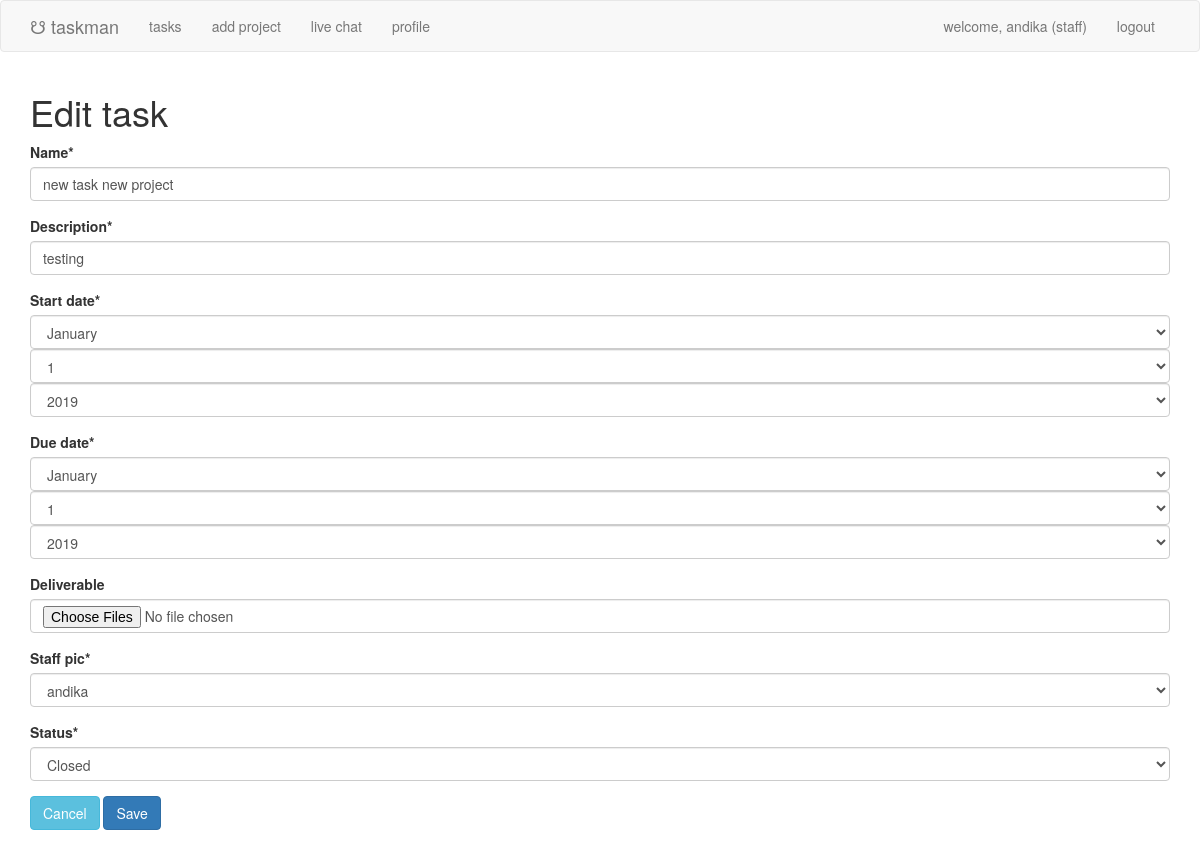
The page /task/8/edit/ (signed in) on the database its author committed.
### taskapp/models.py (models this page shows, shortened)
class Task(models.Model):
    name = models.CharField(max_length=256, default='')
    description = models.CharField(max_length=1024, default='')
    start_date = models.DateField('Start date')
    due_date = models.DateField('Due date')
    project = models.ForeignKey(Project, on_delete=models.CASCADE, related_name='project')
    staff_pic = models.ForeignKey(Staff, on_delete=models.CASCADE, related_name='staff_pic')
    deliverable = models.FileField('Deliverable', blank=True, null=True, upload_to='deliverable/')
    status = models.CharField(max_length=20, choices=[(tag, tag.value) for tag in TaskStatus])
    history = HistoricalRecords()

### taskapp/views.py (the view)
# urls.py: path('task/<int:id>/edit/', views.task_edit, name='task_edit'),
@login_required(login_url='/login/')
def task_edit(request, id):
    task = get_object_or_404(Task, pk=id)
    if request.method == 'POST':
        form = TaskForm(request.POST, initial={'name': task.name, 'description': task.description,
                                               'start_date': task.start_date, 'due_date': task.due_date,
                                               'project': task.project, 'staff_pic': task.staff_pic,
                                               'deliverable': task.deliverable, 'status': task.status
                                               })
        if form.is_valid():
            new_staff_pic = get_object_or_404(Staff, pk=form['staff_pic'].value())
            task.name = form['name'].value()
            task.description = form['description'].value()
            task.start_date = form['start_date'].value()
            task.due_date = form['due_date'].value()
            task.staff_pic = new_staff_pic
            task.deliverable = form['deliverable'].value()
            task.status = form['status'].value()
            task.save()
            return redirect('tasks:index')
    else:
        form = TaskForm(initial={'name': task.name, 'description': task.description,
                                               'start_date': task.start_date, 'due_date': task.due_date,
                                               'project': task.project, 'staff_pic': task.staff_pic,
                                               'deliverable': task.deliverable, 'status': task.status
                                               })
    return render(request, 'tasks/general_form.html', context={'form': form, 'string': 'Edit task'})

### taskapp/forms.py
class TaskForm(forms.Form):
    name = forms.CharField(max_length=256)
    description = forms.CharField(max_length=1024)
    start_date = forms.DateField(widget=forms.SelectDateWidget())
    due_date = forms.DateField(widget=forms.SelectDateWidget())
    deliverable = forms.FileField(widget=forms.ClearableFileInput(attrs={'multiple': True}),required=False)
    staff_pic = forms.ChoiceField(choices=[(staff.user.id, staff.user.username) for staff in Staff.objects.all()])
    status = forms.ChoiceField(choices=[(tag, tag.value) for tag in TaskStatus])

### taskapp/templates/tasks/general_form.html (shortened to what this page needs)
{% extends 'tasks/bootstrap.html' %}
{% load crispy_forms_tags %}
{% block content %}
    <h1 class="tasks-title">{{ string }}</h1>
    <form class="general-form" method="post" enctype="multipart/form-data">
        {{ form|crispy }}
        <a href="javascript:window.history.back()" class="btn btn-info" role="button">Cancel</a>
        <button type="submit" class="btn btn-primary">Save</button>
    </form>
{% endblock %}

### taskapp/templates/tasks/bootstrap.html (shortened to what this page needs)
<link rel="stylesheet" href="https://maxcdn.bootstrapcdn.com/bootstrap/3.3.4/css/bootstrap.min.css">
<nav class="navbar navbar-default">
	<div class="container">
		<div class="navbar-header">
			<a class="navbar-brand" href="{% url 'tasks:index' %}">&#9739; taskman</a>
		</div>
		<div id="navbar" class="navbar-collapse collapse">
			<ul class="nav navbar-nav">
                {% if user.is_authenticated %}
				    <li class="{% if request.resolver_match.url_name == "index" %}active{% endif %}"><a href="{% url 'tasks:index' %}">tasks</a></li>
                    <li class="{% if request.resolver_match.url_name == "add_project" %}active{% endif %}"><a href="{% url 'tasks:add_project' %}">add project</a></li>
				    <li class="{% if request.resolver_match.url_name == "twilio" %}active{% endif %}"><a href="{% url 'chats:twilio' %}">live chat</a></li>
                    <li class="{% if request.resolver_match.url_name == "edit_profile" %}active{% endif %}"><a href="{% url 'tasks:edit_profile' %}">profile</a></li>
                {% endif %}
			</ul>
            {% if user.is_authenticated %}
			<ul class="nav navbar-nav navbar-right">
				<li><a href="#">welcome, {{ user.username }} {% if request.user.is_superuser %}(admin){% else %}(staff){% endif %}</a></li>
				<li><a href="{% url 'tasks:logout' %}">logout</a></li>
			</ul>
            {% endif %}
		</div>
	</div>
</nav>
<div class="container">
	{% block content %}
    {% endblock %}
</div>

### rows shown on the page
Task: name "new task new project", description "testing", staff_pic "andika", status "Closed"

### other values the page prints
{{ user.username }} "andika"
{{ string }} "Edit task"
